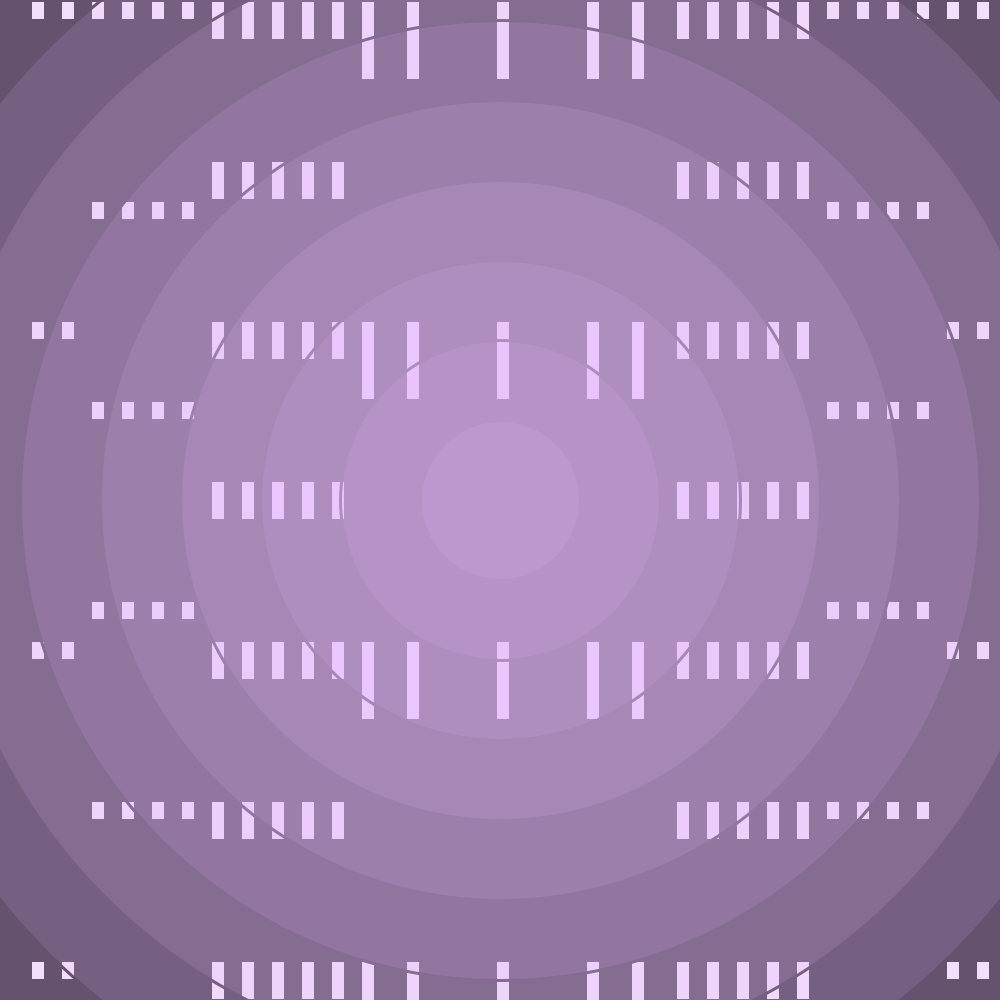
Frame 1 (no input)
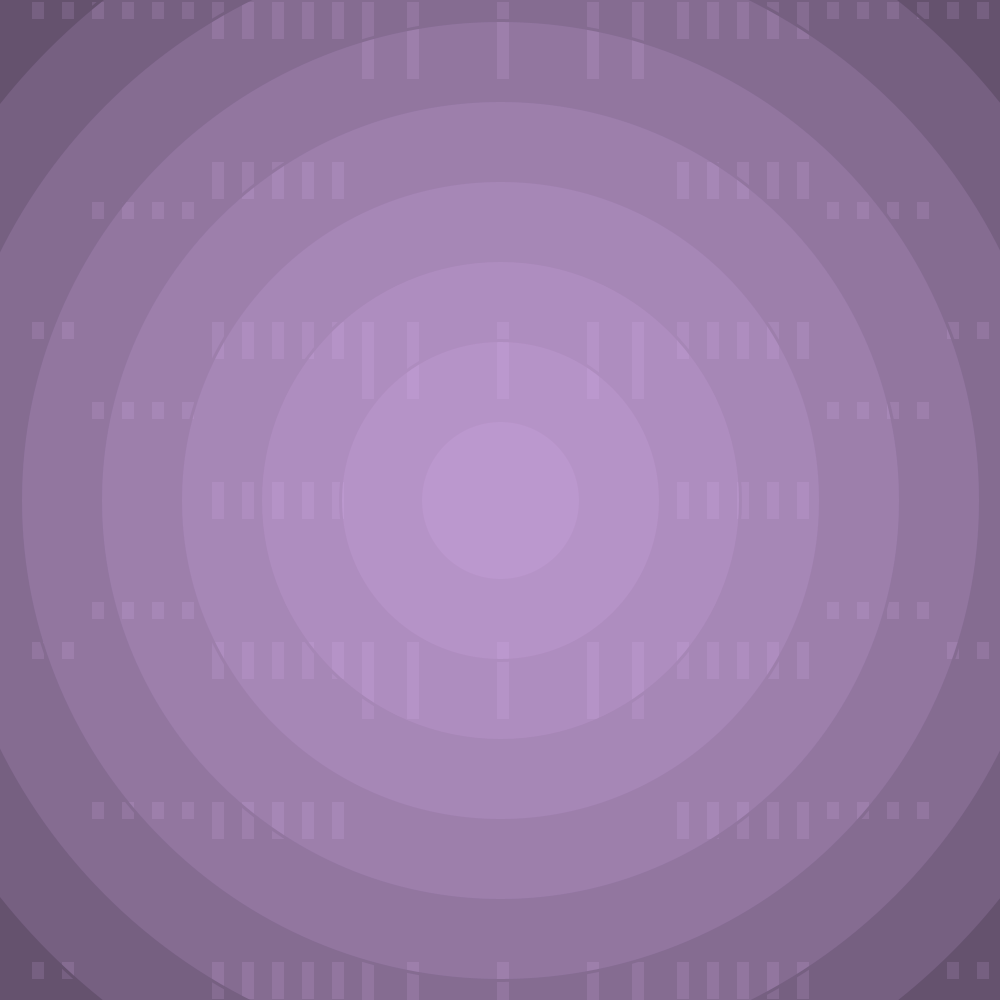
Frame 60 (the mouse pressed at the canvas centre just before this capture)
Frame 120 (the mouse held since frame 60 and released just before this capture): identical to frame 60, image omitted

The Processing sketch that drew these frames (run headless with seeded random() and noise(); from frame 60 on, the mouse is pressed at the canvas centre):

// Processing sketch: processing_159928
// ── processing_159928.pde

void setup(){
size(1000,1000);
background(0);

}
 
void draw(){
  background(0);
  int counter = 0;
  int space = 20;
 strokeWeight(3);
 
//  while(counter <200){
//    rect(0,counter*space,15,space);
//    counter = counter+8;
//  }
//  
//  counter = 0;
  
  while(counter <200){
    rect(0+30,(counter*space)+(counter*space),15,space);
    counter = counter+8;
  }
  
  counter = 0;
  while(counter <200){
    rect(0+(4*15),2*(counter*space),15,space);
    counter = counter+8;
  }
  
  counter=0;
  while(counter <200){
    rect(0+(6*15),2*(counter*space),15,space);
    counter = counter+5;
  }
  
  counter = 0;
  while(counter <200){
    rect(0+(8*15),2*(counter*space),15,space);
    counter = counter+5;
}

counter = 0;
  while(counter <200){
    rect(0+(10*15),2*(counter*space),15,space);
    counter = counter+5;
}

counter = 0;
  while(counter <200){
    rect(0+(12*15),2*(counter*space),15,space);
    counter = counter+5;
}

counter = 0;
  while(counter <200){
    rect(0+(14*15),2*(counter*space),15,2*space);
    counter = counter+4;
}

counter = 0;
  while(counter <200){
    rect(0+(16*15),2*(counter*space),15,2*space);
    counter = counter+4;
}
counter = 0;
  while(counter <200){
    rect(0+(18*15),2*(counter*space),15,2*space);
    counter = counter+4;
}
counter = 0;
  while(counter <200){
    rect(0+(20*15),2*(counter*space),15,2*space);
    counter = counter+4;
}

counter = 0;
  while(counter <200){
    rect(0+(22*15),2*(counter*space),15,2*space);
    counter = counter+4;
}

counter = 0;
  while(counter <200){
    rect(0+(24*15),4*(counter*space),15,4*space);
    counter = counter+4;
}

counter = 0;
  while(counter <200){
    rect(0+(27*15),4*(counter*space),15,4*space);
    counter = counter+4;
}

//counter = 0;
//  while(counter <200){
//    rect(0+(30*15),4*(counter*space),15,4*space);
//    counter = counter+4;
//}

counter = 0;
  while(counter <200){
    rect(0+(33*15),4*(counter*space),15,4*space);
    counter = counter+4;
}

//counter = 0;
//  while(counter <200){
//    rect(0+(36*15),4*(counter*space),15,4*space);
//    counter = counter+4;
//}

counter = 0;
  while(counter <200){
    rect(0+(39*15),4*(counter*space),15,4*space);
    counter = counter+4;
}

counter = 0;
  while(counter <200){
    rect(0+(42*15),4*(counter*space),15,4*space);
    counter = counter+4;
}

//one more x over than symmetrical would be
counter = 0;
  while(counter <200){
    rect(0+(45*15),2*(counter*space),15,2*space);
    counter = counter+4;
}

counter = 0;
  while(counter <200){
    rect(0+(47*15),2*(counter*space),15,2*space);
    counter = counter+4;
}

counter = 0;
  while(counter <200){
    rect(0+(49*15),2*(counter*space),15,2*space);
    counter = counter+4;
}

counter = 0;
  while(counter <200){
    rect(0+(51*15),2*(counter*space),15,2*space);
    counter = counter+4;
}


counter = 0;
  while(counter <200){
    rect(0+(53*15),2*(counter*space),15,2*space);
    counter = counter+4;
}

counter = 0;
  while(counter <200){
    rect(0+(55*15),2*(counter*space),15,space);
    counter = counter+5;
}

counter = 0;
  while(counter <200){
    rect(0+(57*15),2*(counter*space),15,space);
    counter = counter+5;
}

counter = 0;
  while(counter <200){
    rect(0+(59*15),2*(counter*space),15,space);
    counter = counter+5;
}

counter = 0;
  while(counter <200){
    rect(0+(61*15),2*(counter*space),15,space);
    counter = counter+5;
}

 counter=0;
  while(counter <200){
    rect(0+(63*15),2*(counter*space),15,space);
    counter = counter+8;
  }
  
   counter=0;
  while(counter <200){
    rect(0+(65*15),2*(counter*space),15,space);
    counter = counter+8;
  }

//gradient purple circles bullseye
counter = 0;
while (counter<100){
  fill(223,185,247, 35);
  ellipse(width/2, height/2, counter*space, counter*space);
  counter=counter+8;}
//NVM no circle lines?
//counter=0;
//stroke(1);
//while(counter <100){
//  ellipse(width/2, height/2, counter*space, counter*space);
//  counter=counter+5;
//}
}
